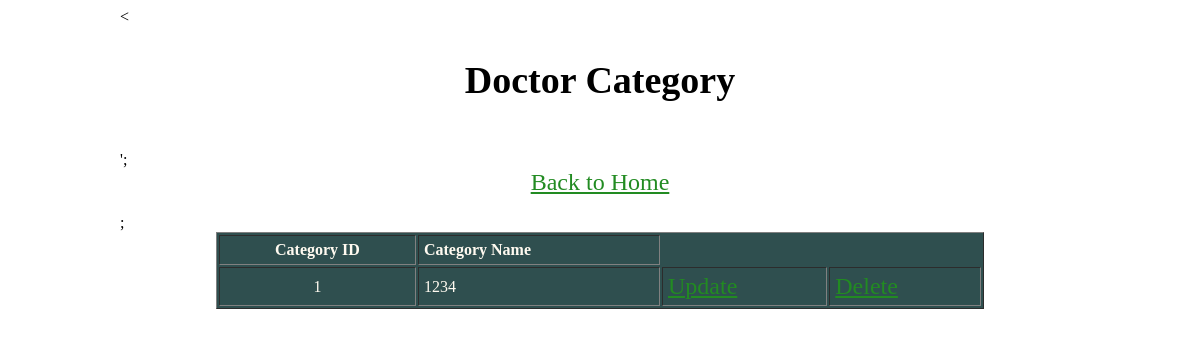
Page /display_doctor_catergory.php on the earlier database version.
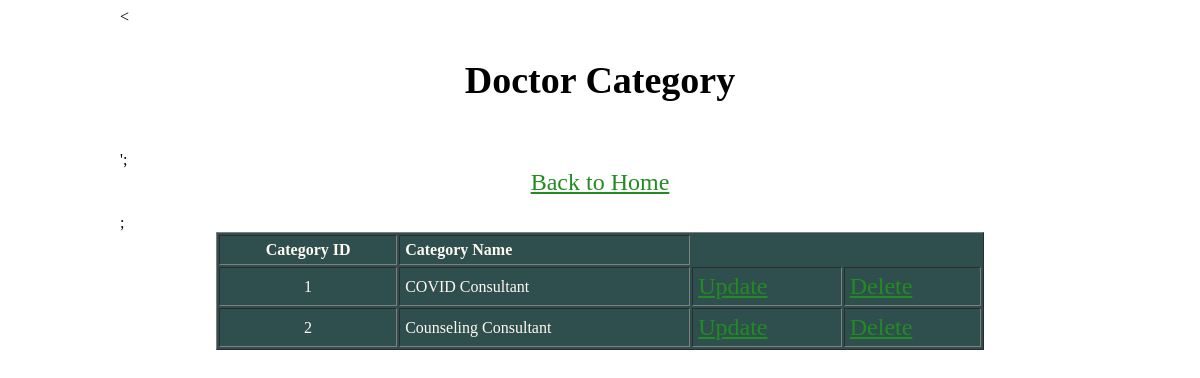
Same page on the later database version.
### tables this page shows
CREATE TABLE `doctor_category` (
  `cat_id` int(10) NOT NULL,
  `category_name` varchar(23) NOT NULL
);

### display_doctor_catergory.php (the view, shortened to what this page needs)
<?php
include("connection.php");?>
<<!DOCTYPE html>
<html>
<head>
</head>
<body>
</body>
</html>
<h2 style="font-size:38px;"><center>Doctor Category</center></h2><br>';
<center><a href="menu.html">Back to Home </a></center><br>;
<table width = "80%" border="1" cellspacing="2" cellpadding="5" align="center" style="background-color:darkSlategray; color:floralwhite;">
	<tr>
		<td align="center"><strong>Category ID</strong></td>
		<td><strong>Category Name</strong></td>
	</tr>
    <?php
		$sql = "SELECT * FROM `doctor_category`";
		$result = mysqli_query($link,$sql);
		if(mysqli_num_rows($result) > 0)
		{
			while($row = mysqli_fetch_assoc($result))
			{
				echo "<tr>";
				echo "<td align = 'center'>".$row["cat_id"]."</td>";
				echo "<td>".$row["category_name"]."</td>";
				echo "<td><a href='update_doctor_category_form.php?cat_id=".$row['cat_id']."'>Update</a></td>";
				echo "<td><a href='delete_doctor_category.php?cat_id=".$row['cat_id']."'>Delete</a></td>";
				echo "</tr>";
			}
		}
     ?>
</table>

Differences in the rows shown:
changed doctor_category id 1: category_name "1234" → "COVID Consultant"
added doctor_category: cat_id "2", category_name "Counseling Consultant"
